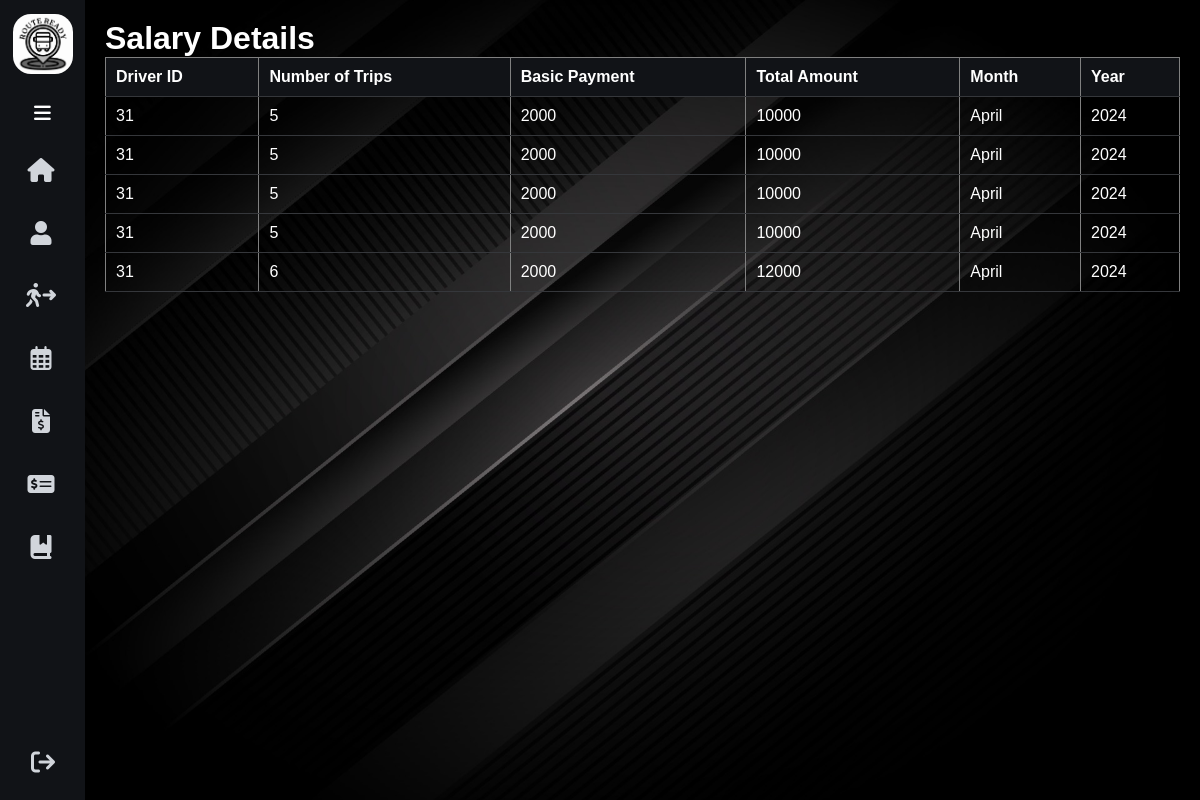
The page /drivers/viewSalary/31 (signed in) on the database its author committed.
### tables this page shows
CREATE TABLE `out_salary` (
  `driver_id` int(11) NOT NULL,
  `number_of_trips` int(11) NOT NULL,
  `basic_payment` int(11) NOT NULL,
  `total_amount` int(11) NOT NULL,
  `month` varchar(20) NOT NULL,
  `year` varchar(20) NOT NULL
);

### app/libraries/Core.php (called while the page is built, shortened)
<?php
  class Core {
    protected $currentMethod = 'index';
    public function __construct(){
      $url = $this->getUrl();
      if(!empty($url) && file_exists('../app/controllers/' . ucwords($url[0]). '.php')){
        unset($url[0]);
      }
      $this->currentController = new $this->currentController;
      if(isset($url[1])){
        if(method_exists($this->currentController, $url[1])){
          $this->currentMethod = $url[1];
          unset($url[1]);
        }
      }
      $this->params = !empty($url) ? array_values($url) : [];
      call_user_func_array([$this->currentController, $this->currentMethod], $this->params);
    }
    public function getUrl(){
      if(isset($_GET['url'])){
        $url = rtrim($_GET['url'], '/');
        $url = filter_var($url, FILTER_SANITIZE_URL);
        $url = explode('/', $url);
        return $url;
      } else {
        return [];
      }
    }
  }

### public/index.php (called while the page is built, shortened)
<?php
  $init = new Core;

### app/libraries/Database.php (called while the page is built, shortened)
<?php
class Database{
    private $host = DB_HOST;
    private $user = DB_USER;
    private $pass = DB_PASS;
    private $dbname = DB_NAME;
    private $dbh;
    private $stmt;
    public function __construct(){
        $dsn = 'mysql:host=' . $this->host . ';dbname=' . $this->dbname;
        $options = array(
            PDO::ATTR_PERSISTENT => true,
            PDO::ATTR_ERRMODE => PDO::ERRMODE_EXCEPTION
        );
        try {
            $this->dbh = new PDO($dsn, $this->user, $this->pass, $options);
        } catch(PDOException $e){
            $this->error = $e->getMessage();
            echo $this->error;
        }
    }
    public function query($sql){
        $this->stmt = $this->dbh->prepare($sql);
    }
    public function bind($param, $value, $type = null){
        if(is_null($type)){
            switch(true){
                default:
                    $type = PDO::PARAM_STR;
            }
        }
        $this->stmt->bindValue($param, $value, $type);
    }
    public function execute(){
        return $this->stmt->execute();
    }
    public function resultSet(){
        $this->execute();
        return $this->stmt->fetchAll(PDO::FETCH_OBJ);
    }
}

### app/models/Driver.php (called while the page is built, shortened)
<?php
class Driver {
    private $db;
    public function __construct(){
        $this->db = new Database;
    }
public function getSalaryByID($id){
    $this->db->query('SELECT * FROM out_salary WHERE driver_id = :id');
    $this->db->bind(':id', $id);
    $results = $this->db->resultSet();
    return $results;
}
}

### app/views/pages/driver/view_salary_details.php (the view, shortened to what this page needs)
<head>
    <link rel="stylesheet" href="https://cdnjs.cloudflare.com/ajax/libs/font-awesome/6.4.2/css/all.min.css">
    <link rel="stylesheet" href="<?php echo URLROOT; ?>/css/navbar2.css">
    <link rel="stylesheet" href="https://cdnjs.cloudflare.com/ajax/libs/font-awesome/5.15.4/css/all.min.css">
<body>
<div class="sidebar">
<div class="top">
    <div class="logo">
        <img src="<?php echo URLROOT; ?>/img/logo.jpg" alt="">
    </div>
    <i class="fa-solid fa-bars" id="btn"></i>
</div>
<div class="buttons">
    <ul>
        <li>
            <a href="home">
                <a href="<?php echo URLROOT; ?>/pages/home/<?= $_SESSION['user_id'] ?>">
                    <i class="fa-solid fa-house"></i>
                </a>
        </li>
    </ul>
    <ul>
        <li>
            <a href="<?php echo URLROOT; ?>/drivers/profile/<?= $_SESSION['user_id'] ?>">
                <i class="fas fa-user"></i>
            </a>
        </li>
    </ul>
    <ul>
        <li>
            <a href="<?php echo URLROOT; ?>/drivers/submitLeaveApplication">
            <i class="fa-solid fa-person-walking-arrow-right"></i>
            </a>
        </li>
    </ul>
    <ul>
        <li>
            <a href="<?php echo URLROOT; ?>/drivers/viewSchedule">
            <i class="fa-regular fa-calendar-days"></i>
            </a>
        </li>
    </ul>
    <ul>
        <li>
            <a href="<?php echo URLROOT; ?>/drivers/viewSalary/<?= $_SESSION['user_id'] ?>">
            <i class="fa-solid fa-file-invoice-dollar"></i>
            </a>
        </li>
    </ul>
    <ul>
        <li>
            <a href="<?php echo URLROOT; ?>/drivers/viewBankDetails">
            <i class="fa-solid fa-money-check-dollar"></i>
            </a>
        </li>
    </ul>
    <ul>
        <li id="showPopup">
            <a href="#" onclick="event.preventDefault();" id="showPopup">
                <i class="fas fa-book-bookmark"></i>
            </a>
        </li>
    </ul>
    <ul class="lobtn">
        <li>
            <a href="<?php echo URLROOT; ?>/users/logout">
                <i class="fas fa-arrow-right-from-bracket"></i>
            </a>
        </li>
    </ul>
</div>
</div>
<div class="main-content">
        <div class="container">
            <div class="header">
    <h1>Salary Details</h1>
    <?php if (!is_null($data['salary'])): ?>
        <table border="1">
            <tr>
                <th>Driver ID</th>
                <th>Number of Trips</th>
                <th>Basic Payment</th>
                <th>Total Amount</th>
                <th>Month</th>
                <th>Year</th>
            </tr>
            <?php foreach ($data['salary'] as $detail): ?>
                <tr>
                    <td><?php echo $detail->driver_id; ?></td>
                    <td><?php echo $detail->number_of_trips; ?></td>
                    <td><?php echo $detail->basic_payment; ?></td>
                    <td><?php echo $detail->total_amount; ?></td>
                    <td><?php echo $detail->month; ?></td>
                    <td><?php echo $detail->year; ?></td>
                </tr>
            <?php endforeach; ?>
        </table>
    <?php else: ?>
        <p>No salary details available.</p>
    <?php endif; ?>
</body>
</html>

### public/css/navbar2.css (style rules this page uses)
* { margin: 0; padding: 0; text-decoration: none; box-sizing: border-box; font-family: Arial, sans-serif; }
.logo { position: relative; list-style-type: none; height: 50px; margin: 0.8rem auto; line-height: 50px; color:var(--text-light); display: flex; align-items: center; text-decoration: none; border-radius: 0.8rem; transition: all 0.3s ease; }
.logo img { width: 60px; height: 60px; border-radius: 30%; transition: all 0.3s ease; }
.buttons { padding-top: 50px; }
.main-content { position: relative; min-height: 100vh; top: 0; left: 85px; transition: all 0.5s ease; width: calc(100% - 85px); }
.sidebar { position: fixed; top: 0; left: 0; height: 100%; width: 85px; background: var(--primary-color); padding: 0.4rem 0.8rem; transition: all 0.5s ease; z-index: 1000; }
.sidebar #btn { position: absolute; color: var(--white); top: 5.5rem; left: 50%; font-size: 1.2rem; line-height: 50px; transform: translateX(-50%); cursor: pointer; }
.sidebar ul li { position: relative; list-style-type: none; height: 50px; width: 90%; margin: 0.8rem auto; line-height: 50px; }
.sidebar ul li a { color: var(--text-light); display: flex; align-items: center; text-decoration: none; border-radius: 0.8rem; }
.sidebar ul li a i { scale: 1.5; min-width: 50px; text-align: center; height: 50px; border-radius: 12px; line-height: 50px; }
.lobtn { position: absolute; bottom: 0; }

### app/views/pages/driver/view_salary_details.php (style rules this page uses)
body { background-image: url(http://localhost/RouteReady/public/img/pic5.jpg); background-position: center; background-repeat: no-repeat; background-size: cover; color: white; }
.container { margin: 0 auto; padding: 20px; }
table { width: 100%; border-collapse: collapse; margin-bottom: 20px; }
th, td { padding: 10px; text-align: left; border-bottom: 1px solid var(--primary-color-extra-light); }
th { background-color: var(--primary-color); }

### rows shown on the page
out_salary: driver "31", number_of_trips "5", basic_payment "2000", total_amount "10000", month "April", year "2024"
out_salary: driver "31", number_of_trips "5", basic_payment "2000", total_amount "10000", month "April", year "2024"
out_salary: driver "31", number_of_trips "5", basic_payment "2000", total_amount "10000", month "April", year "2024"
out_salary: driver "31", number_of_trips "5", basic_payment "2000", total_amount "10000", month "April", year "2024"
out_salary: driver "31", number_of_trips "6", basic_payment "2000", total_amount "12000", month "April", year "2024"
